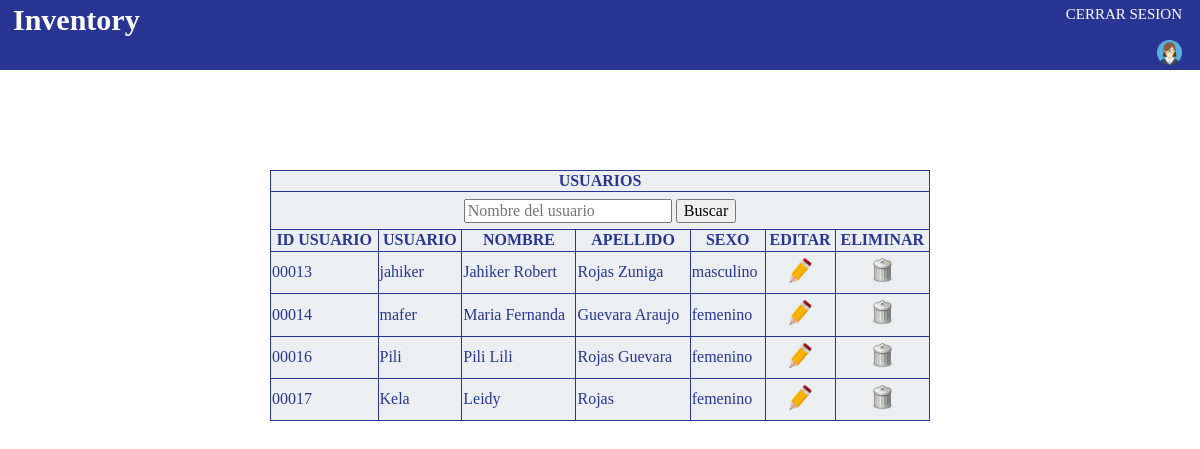
/listaUsuarios.php, run on the app's committed database.
### tables this page shows
CREATE TABLE IF NOT EXISTS `usuario` (
  `id_usuario` int(5) UNSIGNED ZEROFILL NOT NULL AUTO_INCREMENT,
  `nombre` varchar(30) NOT NULL,
  `apellido` varchar(30) NOT NULL,
  `usuario` varchar(30) NOT NULL,
  `clave` varchar(50) NOT NULL,
  `sexo` varchar(10) NOT NULL,
  PRIMARY KEY (`id_usuario`)
);

### listaUsuarios.php (the view, shortened to what this page needs)
<?php
	include('conexion.php');
?>
<!DOCTYPE html>
<html>
	<head>
		<link rel="stylesheet" type="text/css" href="css/normalize.css">
		<link rel="stylesheet" type="text/css" href="css/style.css">
	</head>
	<body>
		<?php
			if ($_SESSION['sexo']=='masculino') {
				include('bannerM.php');
			} else {
				include('bannerF.php');
			}
			$sql="SELECT * FROM usuario";
			$query=mysqli_query($link,$sql);
		?>
			<table align="center" id="lista" border="1">
				<tr>
					<th colspan="7">USUARIOS</th>
				</tr>
				<tr>
					<form method="post">
						<th colspan="9" height="35px"><input type="text" name="buscar" placeholder="Nombre del usuario">       <input type="submit" name="busqueda" value="Buscar"></th>
					</form>
				</tr>
				<tr>
					<th>ID USUARIO</th>
					<th>USUARIO</th>
					<th>NOMBRE</th>
					<th>APELLIDO</th>
					<th>SEXO</th>
					<th>EDITAR</th>
					<th>ELIMINAR</th>
				</tr>
				<?php
					if (isset($_POST['buscar']) && $_POST['buscar']!='') {
						$sql1="SELECT * FROM usuario WHERE nombre LIKE '$_POST[buscar] %' OR nombre LIKE '% $_POST[buscar] %' OR nombre LIKE '% $_POST[buscar]' OR nombre LIKE '%$_POST[buscar]%' OR apellido LIKE '$_POST[buscar] %' OR apellido LIKE '% $_POST[buscar] %' OR apellido LIKE '% $_POST[buscar]' OR apellido LIKE '%$_POST[buscar]%'";
						$query1=mysqli_query($link,$sql1)or die(mysqli_error($link));
						$resultados1=mysqli_num_rows($query1);
						if ($resultados1==0) { ?>
							<tr>
								<th colspan="8" style="color: red;"><?php echo "NO HAY RESULTADOS DE LA BUSQUEDA"; ?></th>
							</tr><?php
						} else {
							while ($row1=mysqli_fetch_array($query1)) { ?>
								<tr>
									<td><?php echo $row1['id_usuario']; ?></td>
									<td><?php echo $row1['usuario']; ?></td>
									<td><?php echo $row1['nombre']; ?></td>
									<td><?php echo $row1['apellido']; ?></td>
									<td><?php echo $row1['sexo']; ?></td>
									<th><a href="editarUsuario.php?pro=<?php print $row1[0] ?>"><img src="img/Pencil512_44200.png" id="modificar"></a></th>
									<th><a href="eliminarUsuario.php?pro=<?php print $row1[0]; ?>"><img src="img/Icon-trash.png" id="modificar"></a></th>
								</tr><?php
							}
						}
					} else {
						while ($row=mysqli_fetch_array($query)) { ?>
							<tr>
								<td><?php echo $row['id_usuario']; ?></td>
								<td><?php echo $row['usuario']; ?></td>
								<td><?php echo $row['nombre']; ?></td>
								<td><?php echo $row['apellido']; ?></td>
								<td><?php echo $row['sexo']; ?></td>
								<th><a href="editarUsuario.php?pro=<?php print $row[0] ?>"><img src="img/Pencil512_44200.png" id="modificar"></a></th>
								<th><a href="eliminarUsuario.php?pro=<?php print $row[0]; ?>"><img src="img/Icon-trash.png" id="modificar"></a></th>
							</tr><?php
						}
					}
				?>
			</table>
	</body>
</html>

### css/style.css (style rules this page uses)
#lista { margin-top: 100px; font-family: calibri; background-color: #eceff1; color: #283593; border-collapse: collapse; border-color: #283593; width: 55%; }
#modificar { height: 25px; padding: 5px; }

### data on the page
usuario: id_usuario "00013", usuario "jahiker", nombre "Jahiker Robert", apellido "Rojas Zuniga", sexo "masculino"
usuario: id_usuario "00014", usuario "mafer", nombre "Maria Fernanda", apellido "Guevara Araujo", sexo "femenino"
usuario: id_usuario "00016", usuario "Pili", nombre "Pili Lili", apellido "Rojas Guevara", sexo "femenino"
usuario: id_usuario "00017", usuario "Kela", nombre "Leidy", apellido "Rojas", sexo "femenino"
